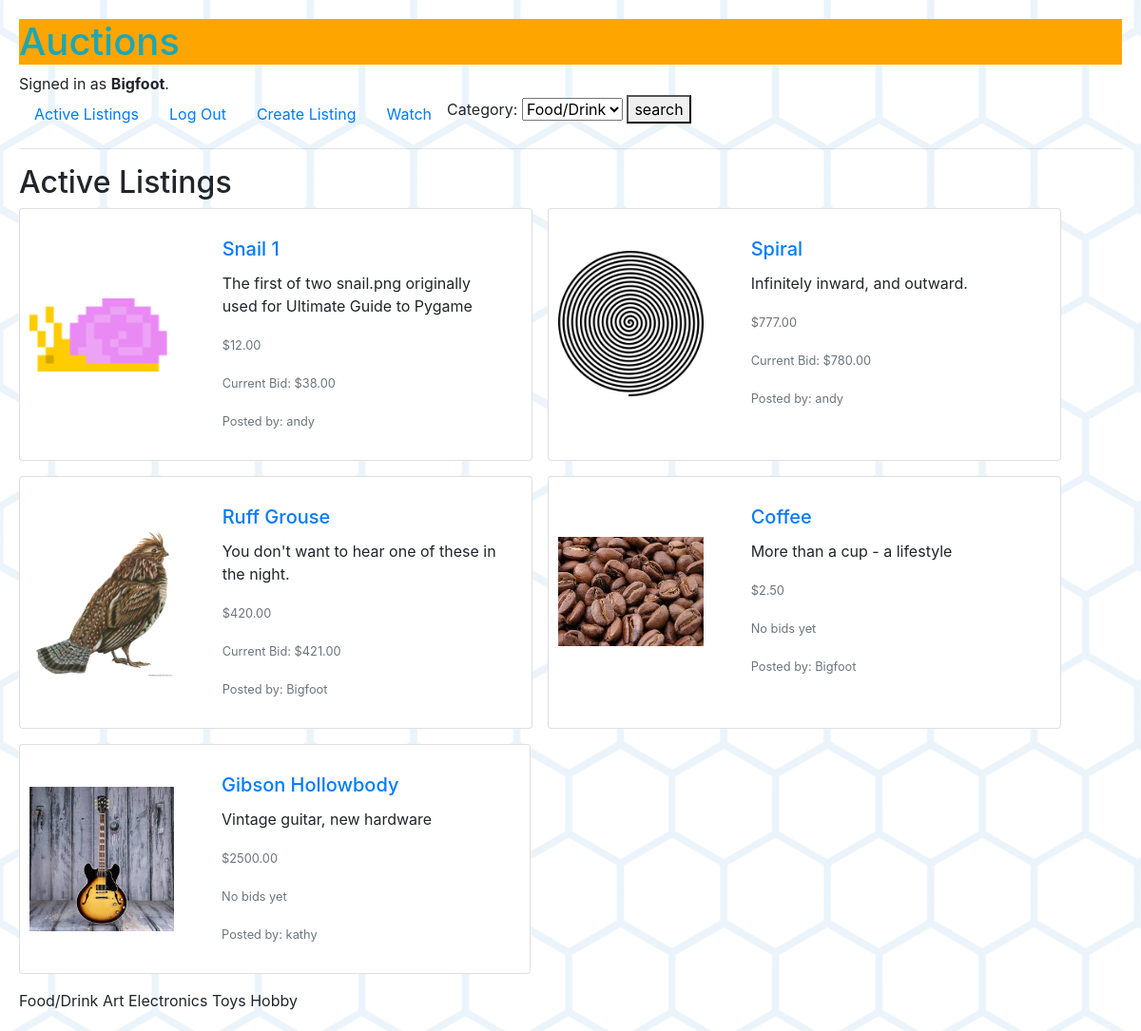
The page / (signed in) on the database its author committed.
### auctions/models.py (models this page shows, shortened)
class User(AbstractUser):
    listings = models.ManyToManyField(Listing, blank=True, related_name="owner")
    watchlist = models.ManyToManyField(Listing, blank=True, related_name="watchers")
    def __str__(self):
        return f"{self.username}"

class Listing(models.Model):
    title = models.CharField(max_length=125)
    description = models.CharField(max_length=250, blank=True)
    start_bid = models.DecimalField(max_digits=7, decimal_places=2)
    image = models.ImageField(upload_to='media', null=True, blank=True)
    is_active = models.BooleanField(default=True)
    category = models.CharField(max_length=45, null=True, blank=True)

class Bid(models.Model):
    listing = models.ForeignKey(Listing, on_delete=models.CASCADE, related_name='bids')
    current_bid = models.DecimalField(max_digits=7, decimal_places=2, default=0)
    user = models.ForeignKey(User, blank=True, null=True, on_delete=models.CASCADE, related_name='bidder')
    created = models.DateTimeField(auto_now_add=True)

### auctions/views.py (the view)
# urls.py: path("", views.index, name="index"),
def index(request):
    return render(request, "auctions/index.html", {
        "listings": Listing.objects.all(),
        "categories":categories
    })

### auctions/templates/auctions/index.html
{% extends "auctions/layout.html" %}
{% block body %}
    <h2>Active Listings</h2>
  <div class="col">
    <div class="row">
    {% for listing in listings %}
    {% if listing.is_active %}
    <div class="card mb-3 mr-3" style="max-width: 540px;">
        <div class="row g-0">
          <div class="col-md-4"><a href="{% url 'listing' listing.id %}">
            <img src="{{ listing.image.url}}" class="img-fluid rounded-start" alt="{{ listing.title }}">
          </div>
          <div class="col-md-8">
            <div class="card-body">
              <h5 class="card-title"> {{ listing.title }}</h5></a>
              <p class="card-text">{{ listing.description }}</p>
              <p class="card-text"><small class="text-muted">${{ listing.start_bid }}</small></p>
              {% if listing.bids.all %}
              <p class="card-text"><small class="text-muted">Current Bid: ${{ listing.bids.all.last.current_bid }}</small></p>
              {% else %}
              <p class="card-text"><small class="text-muted">No bids yet</small></p>
              {% endif %}
              <p class="card-text"><small class="text-muted">Posted by: {{ listing.owner.first }}</small></p>
            </div>
          </div>
        </div>
      </div>
    {% endif %}
    {% endfor %}
  </div>
  </div>
{% for category in categories %}
    {{ category }}
{% endfor %}
{% endblock %}

### auctions/templates/auctions/layout.html (shortened to what this page needs)
{% load static %}
<!DOCTYPE html>
<html lang="en">
    <head>
        <link rel="stylesheet" href="https://stackpath.bootstrapcdn.com/bootstrap/4.4.1/css/bootstrap.min.css">
        <link href="{% static 'auctions/styles.css' %}" rel="stylesheet">
    </head>
    <body>
        <a href="/"><h1>Auctions</h1></a>
        <div>
            {% if user.is_authenticated %}
                Signed in as <strong>{{ user.username }}</strong>.
            {% else %}
                Not signed in.
            {% endif %}
        </div>
        <ul class="nav">
            <li class="nav-item">
                <a class="nav-link" href="{% url 'index' %}">Active Listings</a>
            </li>
            {% if user.is_authenticated %}
                <li class="nav-item">
                    <a class="nav-link" href="{% url 'logout' %}">Log Out</a>
                </li>
                <li class="nav-item">
                    <a class="nav-link" href="{% url 'create' %}">Create Listing</a>
                </li>
                <li class="nav-item">
                    <a class="nav-link" href="{% url 'watchlist' %}">Watch</a>
                </li>
            {% endif %}
            <form method="post" action="{% url 'category' %}">
                <label for="category">Category:</label>
                <select name="category" id="category">
                    {% for category in categories %}
                            <option value="{{ category }}">{{ category }}</option>
                    {% endfor %}
                </select>
                <button type="submit">search</button>
            </form>
        </ul>
        <hr>
        {% block body %}
        {% endblock %}
    </body>
</html>

### auctions/static/auctions/styles.css (style rules this page uses)
body { background: url("/media/media/bg.png"); margin: 20px; }
h1 { color: #1da7b4; background-color: orange; }
.card { padding: 10px; }
.card img { width: 100%; height: 100%; object-fit: contain; }

### rows shown on the page
User: username "Bigfoot"
Listing: image (picture), title "Snail 1", description "The first of two snail.png originally used for Ultimate Guide to Pygame", start_bid "12.00", bids.all.last.current_bid "38.00", owner.first "andy"
Listing: image (picture), title "Spiral", description "Infinitely inward, and outward.", start_bid "777.00", bids.all.last.current_bid "780.00", owner.first "andy"
Listing: image (picture), title "Ruff Grouse", description "You don't want to hear one of these in the night.", start_bid "420.00", bids.all.last.current_bid "421.00", owner.first "Bigfoot"
Listing: image (picture), title "Coffee", description "More than a cup - a lifestyle", start_bid "2.50", shows "No bids yet", owner.first "Bigfoot"
Listing: image (picture), title "Gibson Hollowbody", description "Vintage guitar, new hardware", start_bid "2500.00", shows "No bids yet", owner.first "kathy"

### other values the page prints
{{ category }} "Food/Drink" "Art" "Electronics" "Toys" "Hobby"
form field category "Food/Drink"
